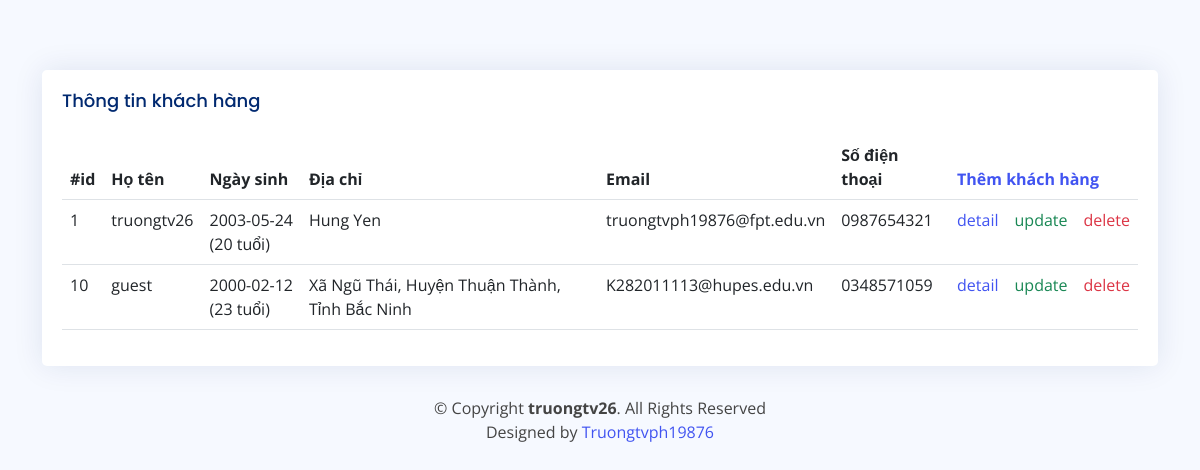
The page / on the database its author committed.
### tables this page shows
CREATE TABLE `customer` (
  `id` int(11) NOT NULL,
  `name` varchar(255) NOT NULL,
  `birthday` date NOT NULL,
  `address` varchar(255) NOT NULL,
  `email` varchar(255) NOT NULL,
  `phone` varchar(15) NOT NULL
);

### core/Database.php (called while the page is built, shortened)
<?php
class Database
{
    public static $instance = null;
    public function __construct()
    {
        if (self::$instance == null) {
            try {
                $host = 'localhost';
                $db = 'we18104';
                $user = 'root';
                $password = '';
                $options = [
                    \PDO::ATTR_ERRMODE => \PDO::ERRMODE_EXCEPTION,
                    \PDO::ATTR_DEFAULT_FETCH_MODE => \PDO::FETCH_ASSOC
                ];
                $dsn = "mysql:dbname=$db;host=$host";
                self::$instance = new \PDO($dsn, $user, $password, $options);
                return self::$instance;
            } catch (\PDOException $e) {
                die($e->getMessage());
            }
        } else {
            return self::$instance;
        }
    }
    public function query($sql) {
        try {
            $stmt = self::$instance->prepare($sql);
            $stmt->execute();
            return $stmt;
        } catch(\PDOException $e) {
            die($e->getMessage());
        }
    }
    public function getAll($sql) {
        return $this->query($sql)->fetchAll();
    }
}

### app/controllers/Customer.php (called while the page is built, shortened)
<?php
class Customer extends Controller
{
    private bool|object $model;
    public function __construct()
    {
        $this->model = $this->model('Customer');
    }
    public function list_customer() {
        $this->data['main']['data_content'] = $this->model->listCustomer();
        $this->data['layout'] = 'customers/list';
        $this->data['page_title'] = 'Danh sách khách hàng';
        $this->render('client', $this->data);
    }
}

### index.php (called while the page is built, shortened)
<?php
$app = new App();

### app/models/Customer.php (called while the page is built, shortened)
<?php
class Customer extends Database
{
    public $conn;
    public function __construct()
    {
        $this->conn = new Database();
    }
    public function listCustomer() {
        $sql = "SELECT * FROM customer";
        return $this->conn->getAll($sql);
    }
}

### app/views/customers/list.php (the view)
<div class="container" style="margin-top:70px;">
    <div class="col-lg-12 mx-auto">
        <div class="card">
            <div class="card-body">
                <h5 class="card-title">Thông tin khách hàng</h5>
                <table class="table table-hover">
                    <thead>
                    <tr>
                        <th scope="col">#id</th>
                        <th scope="col">Họ tên</th>
                        <th scope="col">Ngày sinh</th>
                        <th scope="col">Địa chỉ</th>
                        <th scope="col">Email</th>
                        <th scope="col">Số điện thoại</th>
                        <th scope="col" colspan="3"><a href="<?=_DIR_ROOT_?>/them-khach-hang">Thêm khách hàng</a></th>
                    </tr>
                    </thead>
                    <tbody>
                    <?php
                    foreach ($data_content ?? [] as $customer):
                        extract($customer);
                        $year_old = date_diff(date_create($birthday), date_create(date('Y-m-d')))->format('%y');
                        ?>
                        <tr>
                            <td><?=$id?></td>
                            <td><?=$name?></td>
                            <td class="text-nowrap"><?=$birthday?><br>(<?=$year_old?> tuổi)</td>
                            <td><?=$address?></td>
                            <td><?=$email?></td>
                            <td><?=$phone?></td>
                            <td><a href="<?=_DIR_ROOT_?>/chi-tiet-khach-hang/<?=$id?>">detail</a></td>
                            <td><a href="<?=_DIR_ROOT_?>/cap-nhat-khach-hang/<?=$id?>" class="text-success">update</a></td>
                            <td><a onclick="return confirm('Xác nhận xóa')" href="<?=_DIR_ROOT_?>/xoa-khach-hang/<?=$id?>" class="text-danger">delete</a></td>
                        </tr>
                    <?php
                    endforeach;
                    ?>
                    </tbody>
                </table>
            </div>
        </div>
    </div>
</div>

### app/App.php (shortened to what this page needs)
<?php
class App
{
    public string|object $controller;
    public string $action;
    public object $router;
    public function __construct()
    {
        $this->router = new Router();
        $this->controller = 'Customer';
        $this->action = 'list_customer';
        $this->handleURL();
    }
    public function handleURL() {
        $URL = array_values(
            array_filter(
                explode('/', $this->router->handleRoute($this->getURL()))
            )
        );
        $controllerClass = '\controllers\\';
        $controllerPath = 'app/controllers/';
        if (!empty($URL[0])) {
            foreach ($URL as $key => $value) {
                $controllerPath .= $value . '.php';
                if (file_exists($controllerPath)) {
                    require_once $controllerPath;
                    $controllerClass .= ucfirst($value);
                    unset($URL[$key]);
                    break;
                } else {
                    unset($URL[$key]);
                }
            }
        } else {
            $controllerClass .= ucfirst($this->controller);
        }
        if (class_exists($controllerClass)) {
            $this->controller = new $controllerClass();
        } else {
            $this->errors(404, 'mes 1');
        }
        $this->params = is_array($URL) ? array_values($URL) : [];
        if (method_exists($this->controller, $this->action)) {
            call_user_func_array([$this->controller, $this->action], $this->params);
        } else {
            $this->errors(404, 'mes 2');
        }
    }
    public function getURL() {
        return !empty($_SERVER['PATH_INFO']) ? $_SERVER['PATH_INFO'] : '/';
    }
}

### core/Controller.php (shortened to what this page needs)
<?php
class Controller
{
    public function model($model) {
        $modelPath = 'app/models/' . ucfirst($model) . '.php';
        if (file_exists($modelPath)) {
            $modelClass = '\models\\' . ucfirst($model);
            if (class_exists($modelClass)) {
                return new $modelClass();
            }
        }
        return false;
    }
    public function render($target, $data = []) {
        extract($data);
        if (file_exists('app/views/' . $target . '.php'))
            require_once 'app/views/' . $target . '.php';
    }
}

### app/views/client.php (shortened to what this page needs)
<!doctype html>
<html lang="en">
<head>
    <link href="<?=_DIR_ROOT_?>/public/assets/vendor/bootstrap/css/bootstrap.min.css" rel="stylesheet">
    <link href="<?=_DIR_ROOT_?>/public/assets/vendor/bootstrap-icons/bootstrap-icons.css" rel="stylesheet">
    <link href="<?=_DIR_ROOT_?>/public/assets/vendor/boxicons/css/boxicons.min.css" rel="stylesheet">
    <link href="<?=_DIR_ROOT_?>/public/assets/vendor/quill/quill.snow.css" rel="stylesheet">
    <link href="<?=_DIR_ROOT_?>/public/assets/vendor/quill/quill.bubble.css" rel="stylesheet">
    <link href="<?=_DIR_ROOT_?>/public/assets/vendor/remixicon/remixicon.css" rel="stylesheet">
    <link href="<?=_DIR_ROOT_?>/public/assets/vendor/simple-datatables/style.css" rel="stylesheet">
    <link href="<?=_DIR_ROOT_?>/public/assets/css/style.css" rel="stylesheet">
</head>
<body>
    <?php
    $this->render($layout ?? 'customers/list', $main ?? [])
    ?>
    <?php
    $this->render('partials/footer');
    ?>
</body>
</html>

### app/views/partials/footer.php
<footer id="footer" class="container-fluid mx-auto">
    <div style="display: flex; flex-direction: column; justify-content: center; align-items: center">
        <div class="copyright">
            © Copyright <strong><span>truongtv26</span></strong>. All Rights Reserved
        </div>
        <div class="credits">
            Designed by <a href="">Truongtvph19876</a>
        </div>
    </div>
</footer>

### public/assets/css/style.css (style rules this page uses)
:root { scroll-behavior: smooth; }
body { font-family: "Open Sans", sans-serif; background: #f6f9ff; color: #444444; }
a { color: #4154f1; text-decoration: none; }
h1, h2, h3, h4, h5, h6 { font-family: "Nunito", sans-serif; }
.card { margin-bottom: 30px; border: none; border-radius: 5px; box-shadow: 0px 0 30px rgba(1, 41, 112, 0.1); }
.card-title { padding: 20px 0 15px 0; font-size: 18px; font-weight: 500; color: #012970; font-family: "Poppins", sans-serif; }
.card-body { padding: 0 20px 20px 20px; }
@media (min-width: 1200px) { #main, #footer { margin-left: 300px; } }

### rows shown on the page
customer: id "1", name "truongtv26", birthday "2003-05-24", birthday "20", address "Hung Yen", email "truongtvph19876@fpt.edu.vn", phone "0987654321"
customer: id "10", name "guest", birthday "2000-02-12", birthday "23", address "Xã Ngũ Thái, Huyện Thuận Thành, Tỉnh Bắc Ninh", email "K282011113@hupes.edu.vn", phone "0348571059"
